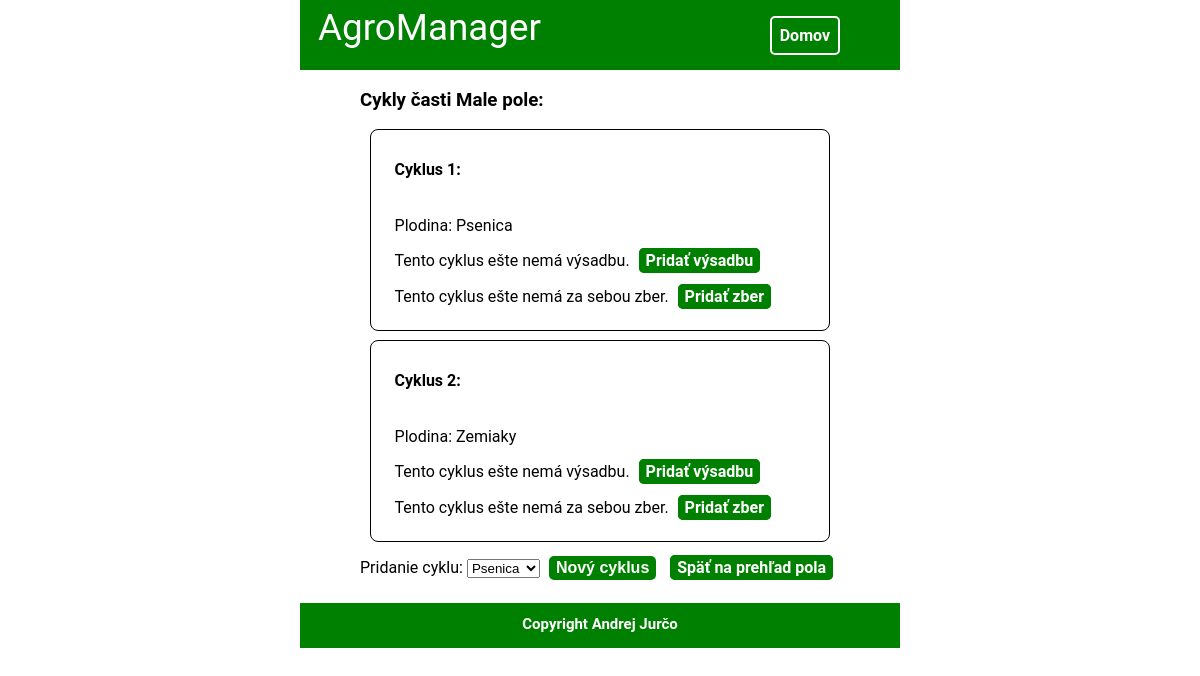
/sprava/cast/3/, run on the app's committed database.
### spravaPoli/model/Cyklus.py (models this page shows)
class Cyklus(models.Model):
    cast = models.ForeignKey(Cast, on_delete=models.CASCADE)
    plodina = models.ForeignKey(Plodina)
    vysadba = models.ForeignKey(Vysadba, on_delete=models.CASCADE, blank=True, null=True)
    zber = models.ForeignKey(Zber, on_delete=models.CASCADE, blank=True, null=True)

### spravaPoli/model/Cast.py (models this page shows)
class Cast(models.Model):
    meno = models.CharField(max_length=80, default="")
    rozloha = models.PositiveIntegerField("Rozloha (m2)",default=0)
    pouzivany = models.BooleanField(default=True)
    pozemok = models.ForeignKey(Pozemok, on_delete=models.CASCADE)

### spravaPoli/model/Plodina.py (models this page shows)
class Plodina(models.Model):
    meno = models.CharField("Názov plodiny",max_length=80, default="")

### spravaPoli/views.py (the view, shortened to what this page needs)
# urls.py: url(r'^cast/(?P<cast_id>[0-9]+)/$', views.CastView.prehladCasti, name='prehlad casti'),
    def prehladCasti(request, cast_id):
        cy = Cast.objects.filter(id=cast_id)
        plodiny = Plodina.objects.all()
        cykly = Cyklus.objects.filter(cast_id=cast_id)
        return render(request, 'spravaPoli/prehladCasti.html', {'casti': cy, 'cast_id': cast_id, 'cykly':cykly, 'plodiny': plodiny})

### spravaPoli/templates/spravaPoli/prehladCasti.html (shortened to what this page needs)
{% extends "general/base.html" %}
{% block content %}
    {% if cykly %}
        <h3>Cykly časti {{ cykly.first.cast.meno }}:</h3>
    {% else %}
        <p>Toto pole zatiaľ neobsahuje žiadne cykly.</p>
    {% endif %}
    {% for cyklus in cykly %}
        <div class="cyklusDisplay">
            <h4>Cyklus <span id="cyklusCounter">:</span></h4>
            <p>
                Plodina: {{ cyklus.plodina.meno }} <br>
            {% if cyklus.vysadba %}
                Výsadba prebehla dňa {{ cyklus.vysadba.datumVysadby }}, stála {{ cyklus.vysadba.naklady }}&euro; a spotrebovala {{ cyklus.vysadba.vysadeneMnozstvo }} g materiálu.<br>
            {% else %}
                Tento cyklus ešte nemá výsadbu. <a href="{% url 'spravaPoli:nova vysadba' cast_id cyklus.id %}" class="button2">Pridať výsadbu</a><br>
            {% endif %}
            {% if cyklus.zber %}
                Zber prebehol dňa {{ cyklus.zber.datumZberu }}, zožaných bolo {{ cyklus.zber.uroda }}kg úrody a príjmy z úrody boli {{ cyklus.zber.zisk }}&euro;.<br>
            {% else %}
                Tento cyklus ešte nemá za sebou zber. <a href="{% url 'spravaPoli:novy zber' cast_id cyklus.id %}" class="button2">Pridať zber</a>
            {% endif %}
            </p>
        </div>
    {% endfor %}
    <form action={% url 'spravaPoli:prehlad casti' cast_id %} method="POST">
        <span>Pridanie cyklu:</span>
        <select name="plodina_id" id="plodina_id">
            {% for pl in plodiny %}
                <option value={{ pl.id }}>{{ pl.meno }}</option>
            {% endfor %}
        </select>
        <input type="submit" value="Nový cyklus"  class="button2"/>
        <a  class="button2" href="{% url 'spravaPoli:prehlad pola' %}">Späť na prehľad pola</a>
    </form>
{% endblock %}

### static/general/default_styles.css (style rules this page uses)
body, html { margin: 0; padding: 0; }
html { width: 50%; margin: 0 25%; padding: 0; }
body { margin: 0; font-family: "Roboto", "Lucida Grande", Verdana, Arial, sans-serif; font-size: 100%; counter-reset: counter; }
.button2 { background-color: green; color: white; font-weight: 600; font-size: 100%; border-radius: 5px; padding: 1px 5px; margin: 5px; text-decoration: none; border: solid 2px green; }
.cyklusDisplay { line-height: 2.2em; border: solid 1px black; margin: 2%; padding: 0 5%; border-radius: 8px; }
#cyklusCounter::before { counter-increment: counter; content: counter(counter); }

### data on the page
Cyklus: first.cast.meno "Male pole", plodina.meno "Psenica", shows "Tento cyklus ešte nemá výsadbu.", shows "Tento cyklus ešte nemá za sebou zber."
Cyklus: plodina.meno "Zemiaky", shows "Tento cyklus ešte nemá výsadbu.", shows "Tento cyklus ešte nemá za sebou zber."

### other printed values
form field plodina_id "Psenica"
